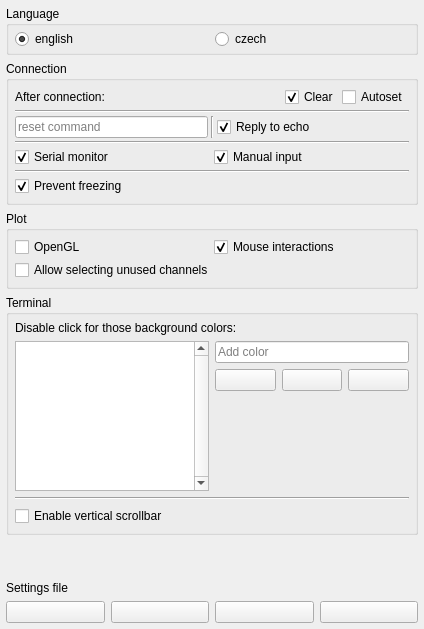
          <widget class="QWidget" name="tab_8">
           <attribute name="icon">
            <iconset resource="resources.qrc">
             <normaloff>:/images/icons/settings.png</normaloff>:/images/icons/settings.png</iconset>
           </attribute>
           <attribute name="title">
            <string/>
           </attribute>
           <layout class="QVBoxLayout" name="verticalLayout_2" stretch="1,1,1,1,100,1">
            <property name="leftMargin">
             <number>6</number>
            </property>
            <property name="topMargin">
             <number>6</number>
            </property>
            <property name="rightMargin">
             <number>6</number>
            </property>
            <property name="bottomMargin">
             <number>6</number>
            </property>
            <item>
             <widget class="QGroupBox" name="groupBox_2">
              <property name="maximumSize">
               <size>
                <width>16777215</width>
                <height>10000</height>
               </size>
              </property>
              <property name="title">
               <string>Language</string>
              </property>
              <layout class="QHBoxLayout" name="horizontalLayout_3">
               <property name="leftMargin">
                <number>6</number>
               </property>
               <property name="topMargin">
                <number>3</number>
               </property>
               <property name="rightMargin">
                <number>6</number>
               </property>
               <property name="bottomMargin">
                <number>3</number>
               </property>
               <item>
                <widget class="QRadioButton" name="radioButtonEn">
                 <property name="text">
                  <string>english</string>
                 </property>
                 <property name="icon">
                  <iconset resource="resources.qrc">
                   <normaloff>:/images/icons/english.png</normaloff>:/images/icons/english.png</iconset>
                 </property>
                 <property name="iconSize">
                  <size>
                   <width>30</width>
                   <height>20</height>
                  </size>
                 </property>
                 <property name="checked">
                  <bool>true</bool>
                 </property>
                </widget>
               </item>
               <item>
                <widget class="QRadioButton" name="radioButtonCz">
                 <property name="text">
                  <string>czech</string>
                 </property>
                 <property name="icon">
                  <iconset resource="resources.qrc">
                   <normaloff>:/images/icons/czech.png</normaloff>:/images/icons/czech.png</iconset>
                 </property>
                 <property name="iconSize">
                  <size>
                   <width>30</width>
                   <height>20</height>
                  </size>
                 </property>
                </widget>
               </item>
              </layout>
             </widget>
            </item>
            <item>
             <widget class="QGroupBox" name="groupBox">
              <property name="title">
               <string>Connection</string>
              </property>
              <layout class="QVBoxLayout" name="verticalLayout_39">
               <property name="spacing">
                <number>3</number>
               </property>
               <property name="leftMargin">
                <number>6</number>
               </property>
               <property name="topMargin">
                <number>6</number>
               </property>
               <property name="rightMargin">
                <number>6</number>
               </property>
               <property name="bottomMargin">
                <number>6</number>
               </property>
               <item>
                <layout class="QHBoxLayout" name="horizontalLayout_21" stretch="100,1,1">
                 <item>
                  <widget class="QLabel" name="label_17">
                   <property name="text">
                    <string>After connection:</string>
                   </property>
                  </widget>
                 </item>
                 <item>
                  <widget class="QCheckBox" name="checkBoxClearOnReconnect">
                   <property name="toolTip">
                    <string>&lt;html&gt;&lt;head/&gt;&lt;body&gt;&lt;p&gt;Clear graph after connecting&lt;/p&gt;&lt;/body&gt;&lt;/html&gt;</string>
                   </property>
                   <property name="text">
                    <string>Clear</string>
                   </property>
                   <property name="checked">
                    <bool>true</bool>
                   </property>
                  </widget>
                 </item>
                 <item>
                  <widget class="QCheckBox" name="checkBoxAutoAutoSet">
                   <property name="toolTip">
                    <string>&lt;html&gt;&lt;head/&gt;&lt;body&gt;&lt;p&gt;Do autoset function after first data for channel 1 is received&lt;/p&gt;&lt;/body&gt;&lt;/html&gt;</string>
                   </property>
                   <property name="text">
                    <string>Autoset</string>
                   </property>
                   <property name="checked">
                    <bool>false</bool>
                   </property>
                  </widget>
                 </item>
                </layout>
               </item>
               <item>
                <widget class="Line" name="line_10">
                 <property name="orientation">
                  <enum>Qt::Horizontal</enum>
                 </property>
                </widget>
               </item>
               <item>
                <layout class="QHBoxLayout" name="horizontalLayout_23" stretch="1,0,1">
                 <item>
                  <widget class="QLineEdit" name="lineEditResetCmd">
                   <property name="toolTip">
                    <string>If reset command is set, it will be sent to device on connect.</string>
                   </property>
                   <property name="placeholderText">
                    <string>reset command</string>
                   </property>
                  </widget>
                 </item>
                 <item>
                  <widget class="Line" name="line">
                   <property name="orientation">
                    <enum>Qt::Vertical</enum>
                   </property>
                  </widget>
                 </item>
                 <item>
                  <widget class="QCheckBox" name="checkBoxEchoReply">
                   <property name="toolTip">
                    <string>Enable responding to echo command</string>
                   </property>
                   <property name="text">
                    <string>Reply to echo</string>
                   </property>
                   <property name="checked">
                    <bool>true</bool>
                   </property>
                  </widget>
                 </item>
                </layout>
               </item>
               <item>
                <widget class="Line" name="line_3">
                 <property name="orientation">
                  <enum>Qt::Horizontal</enum>
                 </property>
                </widget>
               </item>
               <item>
                <layout class="QHBoxLayout" name="horizontalLayout_30">
                 <item>
                  <widget class="QCheckBox" name="checkBoxSerialMonitor">
                   <property name="toolTip">
                    <string>Show serial monitor on connection tab (not recommended for large ammount of data)</string>
                   </property>
                   <property name="text">
                    <string>Serial monitor</string>
                   </property>
                   <property name="checked">
                    <bool>true</bool>
                   </property>
                  </widget>
                 </item>
                 <item>
                  <widget class="QCheckBox" name="checkBoxShowManualInput">
                   <property name="toolTip">
                    <string>Show manual input console on connection tab</string>
                   </property>
                   <property name="text">
                    <string>Manual input</string>
                   </property>
                   <property name="checked">
                    <bool>true</bool>
                   </property>
                  </widget>
                 </item>
                </layout>
               </item>
               <item>
                <widget class="Line" name="line_12">
                 <property name="orientation">
                  <enum>Qt::Horizontal</enum>
                 </property>
                </widget>
               </item>
               <item>
                <widget class="QCheckBox" name="checkBoxFreezeSafe">
                 <property name="toolTip">
                  <string>If there is too much text printed to console or serial monitor, it will be disabled.</string>
                 </property>
                 <property name="text">
                  <string>Prevent freezing</string>
                 </property>
                 <property name="checked">
                  <bool>true</bool>
                 </property>
                </widget>
               </item>
              </layout>
             </widget>
            </item>
            <item>
             <widget class="QGroupBox" name="groupBox_3">
              <property name="title">
               <string>Plot</string>
              </property>
              <layout class="QVBoxLayout" name="verticalLayout_40">
               <property name="spacing">
                <number>3</number>
               </property>
               <property name="leftMargin">
                <number>6</number>
               </property>
               <property name="topMargin">
                <number>6</number>
               </property>
               <property name="rightMargin">
                <number>6</number>
               </property>
               <property name="bottomMargin">
                <number>6</number>
               </property>
               <item>
                <layout class="QHBoxLayout" name="horizontalLayout_35">
                 <item>
                  <widget class="QCheckBox" name="checkBoxOpenGL">
                   <property name="toolTip">
                    <string>&lt;html&gt;&lt;head/&gt;&lt;body&gt;&lt;p&gt;Enable OpenGL hardware acceleration for drawing main plot (recommended for logic channels with fill under graph line)&lt;/p&gt;&lt;/body&gt;&lt;/html&gt;</string>
                   </property>
                   <property name="text">
                    <string>OpenGL</string>
                   </property>
                  </widget>
                 </item>
                 <item>
                  <widget class="QCheckBox" name="checkBoxMouseControls">
                   <property name="toolTip">
                    <string>&lt;html&gt;&lt;head/&gt;&lt;body&gt;&lt;p&gt;Show sample value when mouse cursor is near,set cursors by clicking on graph, mouse-drag cursors a zero-lines of channels.&lt;/p&gt;&lt;/body&gt;&lt;/html&gt;</string>
                   </property>
                   <property name="text">
                    <string>Mouse interactions</string>
                   </property>
                   <property name="checked">
                    <bool>true</bool>
                   </property>
                  </widget>
                 </item>
                </layout>
               </item>
               <item>
                <widget class="QCheckBox" name="checkBoxSelUnused">
                 <property name="toolTip">
                  <string>&lt;html&gt;&lt;head/&gt;&lt;body&gt;&lt;p&gt;Normaly, only nonempty channel are showen in channel selection, this allows to show all available channels.&lt;/p&gt;&lt;/body&gt;&lt;/html&gt;</string>
                 </property>
                 <property name="text">
                  <string>Allow selecting unused channels</string>
                 </property>
                </widget>
               </item>
              </layout>
             </widget>
            </item>
            <item>
             <widget class="QGroupBox" name="groupBox_6">
              <property name="title">
               <string>Terminal</string>
              </property>
              <layout class="QVBoxLayout" name="verticalLayout_42">
               <property name="leftMargin">
                <number>6</number>
               </property>
               <property name="topMargin">
                <number>6</number>
               </property>
               <property name="rightMargin">
                <number>6</number>
               </property>
               <property name="bottomMargin">
                <number>6</number>
               </property>
               <item>
                <widget class="QLabel" name="label_12">
                 <property name="text">
                  <string>Disable click for those background colors:</string>
                 </property>
                 <property name="wordWrap">
                  <bool>true</bool>
                 </property>
                </widget>
               </item>
               <item>
                <layout class="QHBoxLayout" name="horizontalLayout_36" stretch="1,1">
                 <item>
                  <widget class="QListWidget" name="listWidgetTerminalBlacklist">
                   <property name="sizePolicy">
                    <sizepolicy hsizetype="Preferred" vsizetype="Preferred">
                     <horstretch>0</horstretch>
                     <verstretch>0</verstretch>
                    </sizepolicy>
                   </property>
                   <property name="maximumSize">
                    <size>
                     <width>16777215</width>
                     <height>150</height>
                    </size>
                   </property>
                   <property name="verticalScrollBarPolicy">
                    <enum>Qt::ScrollBarAlwaysOn</enum>
                   </property>
                   <property name="horizontalScrollBarPolicy">
                    <enum>Qt::ScrollBarAlwaysOff</enum>
                   </property>
                   <property name="editTriggers">
                    <set>QAbstractItemView::NoEditTriggers</set>
                   </property>
                   <property name="selectionMode">
                    <enum>QAbstractItemView::MultiSelection</enum>
                   </property>
                   <property name="layoutMode">
                    <enum>QListView::SinglePass</enum>
                   </property>
                   <property name="sortingEnabled">
                    <bool>false</bool>
                   </property>
                  </widget>
                 </item>
                 <item>
                  <layout class="QGridLayout" name="gridLayout_22">
                   <item row="2" column="0" colspan="3">
                    <spacer name="verticalSpacer_14">
                     <property name="orientation">
                      <enum>Qt::Vertical</enum>
                     </property>
                     <property name="sizeHint" stdset="0">
                      <size>
                       <width>20</width>
                       <height>10</height>
                      </size>
                     </property>
                    </spacer>
                   </item>
                   <item row="1" column="0">
                    <widget class="QPushButton" name="pushButtonTerminalBlacklistClear">
                     <property name="sizePolicy">
                      <sizepolicy hsizetype="Preferred" vsizetype="Preferred">
                       <horstretch>0</horstretch>
                       <verstretch>0</verstretch>
                      </sizepolicy>
                     </property>
                     <property name="toolTip">
                      <string>Delete selected color</string>
                     </property>
                     <property name="text">
                      <string/>
                     </property>
                     <property name="icon">
                      <iconset resource="resources.qrc">
                       <normaloff>:/images/icons/multiply.png</normaloff>:/images/icons/multiply.png</iconset>
                     </property>
                    </widget>
                   </item>
                   <item row="0" column="0" colspan="3">
                    <widget class="QLineEdit" name="lineEditTerminalBlacklist">
                     <property name="sizePolicy">
                      <sizepolicy hsizetype="Preferred" vsizetype="Preferred">
                       <horstretch>0</horstretch>
                       <verstretch>0</verstretch>
                      </sizepolicy>
                     </property>
                     <property name="styleSheet">
                      <string notr="true"/>
                     </property>
                     <property name="placeholderText">
                      <string>Add color</string>
                     </property>
                     <property name="clearButtonEnabled">
                      <bool>true</bool>
                     </property>
                    </widget>
                   </item>
                   <item row="1" column="2">
                    <widget class="QPushButton" name="pushButtonTerminalBlacklisAdd">
                     <property name="sizePolicy">
                      <sizepolicy hsizetype="Preferred" vsizetype="Preferred">
                       <horstretch>0</horstretch>
                       <verstretch>0</verstretch>
                      </sizepolicy>
                     </property>
                     <property name="toolTip">
                      <string>Add color</string>
                     </property>
                     <property name="text">
                      <string/>
                     </property>
                     <property name="icon">
                      <iconset resource="resources.qrc">
                       <normaloff>:/images/icons/send.png</normaloff>:/images/icons/send.png</iconset>
                     </property>
                    </widget>
                   </item>
                   <item row="1" column="1">
                    <widget class="QPushButton" name="pushButtonTerminalBlacklistCopy">
                     <property name="sizePolicy">
                      <sizepolicy hsizetype="Preferred" vsizetype="Preferred">
                       <horstretch>0</horstretch>
                       <verstretch>0</verstretch>
                      </sizepolicy>
                     </property>
                     <property name="toolTip">
                      <string>Copy list of colors</string>
                     </property>
                     <property name="text">
                      <string/>
                     </property>
                     <property name="icon">
                      <iconset resource="resources.qrc">
                       <normaloff>:/images/icons/copy.png</normaloff>:/images/icons/copy.png</iconset>
                     </property>
                    </widget>
                   </item>
                  </layout>
                 </item>
                </layout>
               </item>
               <item>
                <widget class="Line" name="line_8">
                 <property name="orientation">
                  <enum>Qt::Horizontal</enum>
                 </property>
                </widget>
               </item>
               <item>
                <widget class="QCheckBox" name="checkBoxEnablTerminalVScrollBar">
                 <property name="toolTip">
                  <string>Show vertical scroll bar in terminal if text is higher than terminal window (you can always scroll with mouse wheel)</string>
                 </property>
                 <property name="text">
                  <string>Enable vertical scrollbar</string>
                 </property>
                </widget>
               </item>
              </layout>
             </widget>
            </item>
            <item>
             <spacer name="verticalSpacer">
              <property name="orientation">
               <enum>Qt::Vertical</enum>
              </property>
              <property name="sizeHint" stdset="0">
               <size>
                <width>20</width>
                <height>40</height>
               </size>
              </property>
             </spacer>
            </item>
            <item>
             <layout class="QGridLayout" name="gridLayout_23">
              <item row="0" column="0" colspan="4">
               <widget class="QLabel" name="label">
                <property name="text">
                 <string>Settings file</string>
                </property>
               </widget>
              </item>
              <item row="1" column="0">
               <widget class="QPushButton" name="pushButtonDefaults">
                <property name="toolTip">
                 <string>&lt;html&gt;&lt;head/&gt;&lt;body&gt;&lt;p&gt;Load user default setting from file&lt;/p&gt;&lt;/body&gt;&lt;/html&gt;</string>
                </property>
                <property name="text">
                 <string/>
                </property>
                <property name="icon">
                 <iconset resource="resources.qrc">
                  <normaloff>:/images/icons/loadDefault.png</normaloff>:/images/icons/loadDefault.png</iconset>
                </property>
                <property name="iconSize">
                 <size>
                  <width>30</width>
                  <height>30</height>
                 </size>
                </property>
               </widget>
              </item>
              <item row="1" column="1">
               <widget class="QPushButton" name="pushButtonReset">
                <property name="toolTip">
                 <string>&lt;html&gt;&lt;head/&gt;&lt;body&gt;&lt;p&gt;Load hard-coded defaults&lt;/p&gt;&lt;p&gt;This will also override default setting file (./settings/defaults.cfg)&lt;/p&gt;&lt;/body&gt;&lt;/html&gt;</string>
                </property>
                <property name="text">
                 <string/>
                </property>
                <property name="icon">
                 <iconset resource="resources.qrc">
                  <normaloff>:/images/icons/reload.png</normaloff>:/images/icons/reload.png</iconset>
                </property>
                <property name="iconSize">
                 <size>
                  <width>30</width>
                  <height>30</height>
                 </size>
                </property>
               </widget>
              </item>
              <item row="1" column="2">
               <widget class="QPushButton" name="pushButtonLoadFile">
                <property name="toolTip">
                 <string>&lt;html&gt;&lt;head/&gt;&lt;body&gt;&lt;p&gt;Load setting file or CSV&lt;/p&gt;&lt;/body&gt;&lt;/html&gt;</string>
                </property>
                <property name="text">
                 <string/>
                </property>
                <property name="icon">
                 <iconset resource="resources.qrc">
                  <normaloff>:/images/icons/load.png</normaloff>:/images/icons/load.png</iconset>
                </property>
                <property name="iconSize">
                 <size>
                  <width>30</width>
                  <height>30</height>
                 </size>
                </property>
               </widget>
              </item>
              <item row="1" column="3">
               <widget class="QPushButton" name="pushButtonSaveSettings">
                <property name="toolTip">
                 <string>&lt;html&gt;&lt;head/&gt;&lt;body&gt;&lt;p&gt;Save settings&lt;/p&gt;&lt;/body&gt;&lt;/html&gt;</string>
                </property>
                <property name="text">
                 <string/>
                </property>
                <property name="icon">
                 <iconset resource="resources.qrc">
                  <normaloff>:/images/icons/save.png</normaloff>:/images/icons/save.png</iconset>
                </property>
                <property name="iconSize">
                 <size>
                  <width>30</width>
                  <height>30</height>
                 </size>
                </property>
               </widget>
              </item>
             </layout>
            </item>
           </layout>
          </widget>
